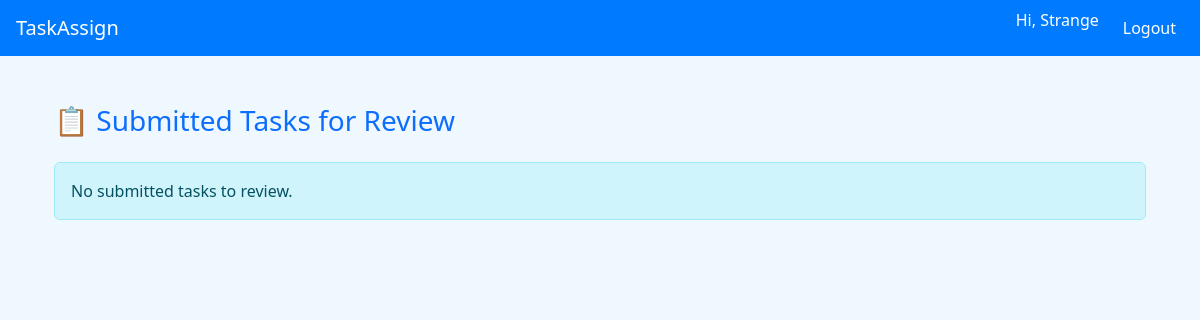
The app's page /tasks/submitted/ (signed in), older data.
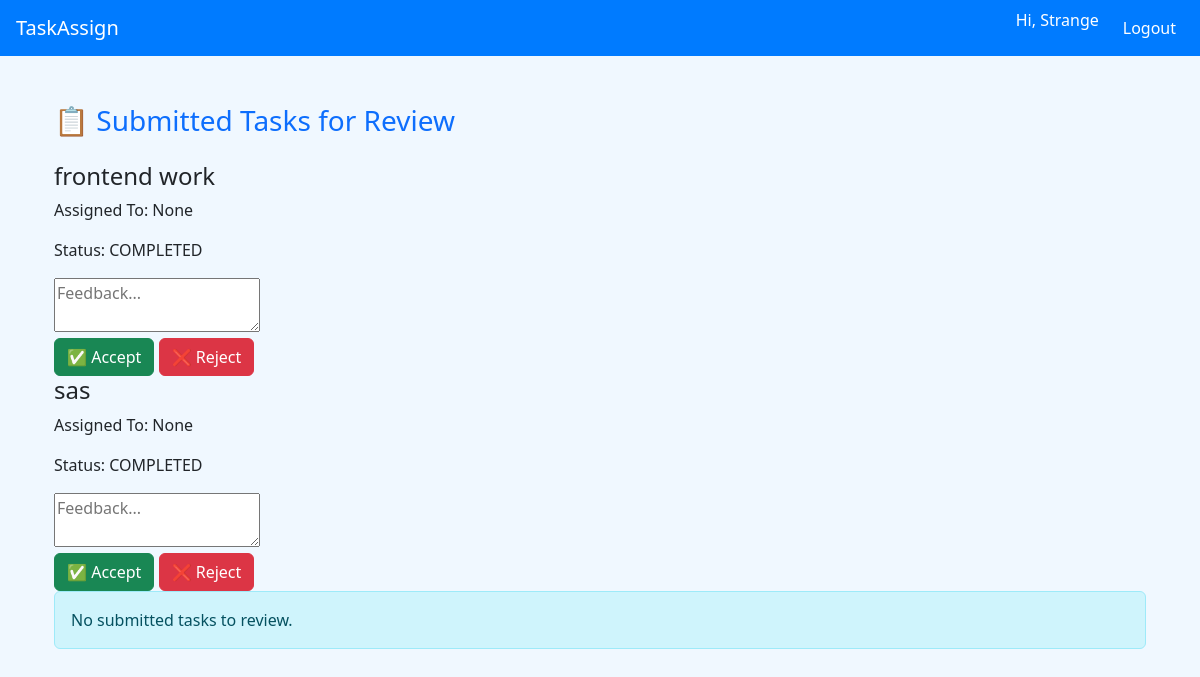
The same page, newer data.
### core/models.py (models this page shows, shortened)
class Task(models.Model):
    STATUS_CHOICES = [
        ('PENDING', 'Pending'),
        ('IN_PROGRESS', 'In Progress'),
        ('COMPLETED', 'Completed'),
    ]
    REVIEW_STATUS_CHOICES = [
        ('NONE', 'None'),
        ('VERIFIED', 'Verified'),
        ('REJECTED', 'Rejected'),
    ]
    title = models.CharField(max_length=255)
    description = models.TextField()
    assigned_to = models.ForeignKey(User, on_delete=models.CASCADE)
    status = models.CharField(max_length=20, choices=STATUS_CHOICES, default='PENDING')
    created_at = models.DateTimeField(auto_now_add=True)
    deadline = models.DateTimeField(null=True, blank=True)
    assigned_to = models.ForeignKey(User, null=True, blank=True, on_delete=models.SET_NULL, related_name='individual_tasks')
    assigned_role = models.CharField(max_length=20, choices=User.ROLE_CHOICES, null=True, blank=True)
    submitted_for_review = models.BooleanField(default=False)
    is_verified = models.BooleanField(default=False)
    review_status = models.CharField(max_length=20, choices=REVIEW_STATUS_CHOICES, default='NONE')
    final_description = models.TextField(blank=True, null=True)
    comment = models.TextField(blank=True, null=True)
    changes_description = models.TextField(blank=True, null=True)

### core/views.py (the view)
# urls.py: path('tasks/submitted/', views.submitted_tasks, name='submitted_tasks'),
@login_required
def submitted_tasks(request):
    if not request.user.is_staff:
        return redirect('dashboard')
    tasks = Task.objects.filter(submitted_for_review=True)
    return render(request, 'core/submitted_tasks.html', {'tasks': tasks})

### core/templates/core/submitted_tasks.html (shortened to what this page needs)
{% extends 'base.html' %}
{% block content %}
<div class="container mt-4">
    <h3 class="text-primary mb-4">📋 Submitted Tasks for Review</h3>
    {% for task in tasks %}
    <div class="task-box">
      <h4>{{ task.title }}</h4>
      <p>Assigned To: {{ task.assigned_to }}</p>
      <p>Status: {{ task.status }}</p>
      <form method="post" action="{% url 'review_task' task.id %}">
        <textarea name="final_description" placeholder="Feedback..." required></textarea>
        <br>
        <button type="submit" name="decision" value="accept" class="btn btn-success">✅ Accept</button>
        <button type="submit" name="decision" value="reject" class="btn btn-danger">❌ Reject</button>
    </form>
  {% endfor %}
        <div class="alert alert-info">No submitted tasks to review.</div>
</div>
{% endblock %}

Row changes from the older to the newer data that the page shows:
added Task: title "frontend work", assigned_to "None", status "COMPLETED"
added Task: title "sas", assigned_to "None", status "COMPLETED"
